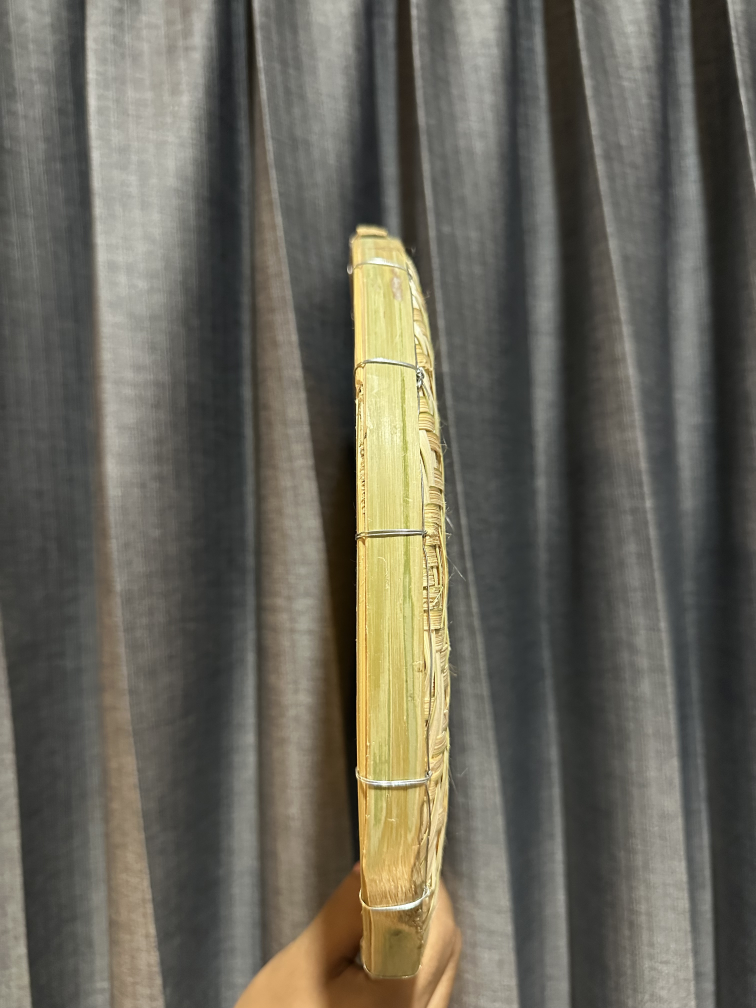
#> input picture images/view_001.jpg, 3024 x 4032 px (shown at 1/4 size); its folder holds only this picture in this run
$ python remove_hands_background.py
#> lines starting #> are read from the running program, lines starting #| are printed output that depends on the picture; after the words box and inside, x2 and y2 are one past the last pixel; in counts of white or black regions, pixels touching at a corner belong together
"""Prepare every source image for masked COLMAP reconstruction.

Images are collected recursively from images/, including images/new_images/.
Masked PNGs and matching binary masks are written to the directories consumed
by run_colmap.py.
"""
import argparse
import shutil
from pathlib import Path

import cv2
import numpy as np


ROOT = Path(__file__).resolve().parent


# [6 lines left out: function largest_component, not called in this run]


def components_near_bottom(mask):
    """Keep skin-colored components connected to the lower image region."""
    count, labels, stats, _ = cv2.connectedComponentsWithStats(mask, 8)
    result = np.zeros_like(mask)
    height, width = mask.shape
    for label in range(1, count):
        x, y, w, h, area = stats[label]
        touches_lower_region = y + h >= height * 0.78
        large_enough = area >= height * width * 0.00015
        if touches_lower_region and large_enough:
            result[labels == label] = 255
    return result


def detect_tray_rim(image):
    """Detect a closed tray rim from grayscale Canny edges, without circles."""
    height, width = image.shape[:2]
    scale = min(1.0, 1000 / max(height, width))
    detection = cv2.resize(image, None, fx=scale, fy=scale)
    gray = cv2.cvtColor(detection, cv2.COLOR_BGR2GRAY)
    gray = cv2.medianBlur(gray, 9)
    image_center = np.array([detection.shape[1] / 2, detection.shape[0] / 2])
    image_area = detection.shape[0] * detection.shape[1]
    min_area = image_area * 0.003
    max_area = image_area * 0.90
    candidates = []

    # Several closing sizes handle both a broad frontal rim and a thin edge-on
    # rim while keeping the geometry entirely edge-driven.
    for low, high, kernel_size in ((35, 105, 9), (45, 130, 17), (60, 160, 25)):
        edges = cv2.Canny(gray, low, high)
        close_kernel = cv2.getStructuringElement(
            cv2.MORPH_ELLIPSE, (kernel_size, kernel_size)
        )
        closed = cv2.morphologyEx(edges, cv2.MORPH_CLOSE, close_kernel, iterations=2)
        contours, _ = cv2.findContours(
            closed, cv2.RETR_LIST, cv2.CHAIN_APPROX_NONE
        )
        for contour in contours:
            area = cv2.contourArea(contour)
            if len(contour) < 20 or not min_area <= area <= max_area:
                continue
            x, y, w, h = cv2.boundingRect(contour)
            if w < detection.shape[1] * 0.10 or h < detection.shape[0] * 0.02:
                continue
            center = np.array([x + w / 2, y + h / 2])
            distance = np.linalg.norm(center - image_center)
            if distance > max(detection.shape) * 0.60:
                continue
            perimeter = cv2.arcLength(contour, True)
            if perimeter <= 0:
                continue
            compactness = 4 * np.pi * area / (perimeter * perimeter)
            centrality = 1.0 - distance / (max(detection.shape) * 0.60)
            touches_border = (
                x == 0 or y == 0
                or x + w >= detection.shape[1]
                or y + h >= detection.shape[0]
            )
            border_weight = 0.25 if touches_border else 1.0
            edge_support = cv2.mean(edges, mask=cv2.drawContours(
                np.zeros_like(edges), [contour], -1, 255, 2
            ))[0] / 255
            score = (
                area * (0.5 + 0.5 * centrality)
                * (0.3 + compactness) * (0.5 + edge_support)
                * border_weight
            )
            candidates.append((score, contour))

    if not candidates:
        raise ValueError("closed tray rim was not detected by Canny")
    contour = max(candidates, key=lambda candidate: candidate[0])[1]
    hull = cv2.convexHull(contour).astype(np.float32) / scale
    return np.rint(hull).astype(np.int32)


def create_tray_mask(image):
    """Return an 8-bit mask: tray=255, hand/background=0."""
    height, width = image.shape[:2]
    hsv = cv2.cvtColor(image, cv2.COLOR_BGR2HSV)
    ycrcb = cv2.cvtColor(image, cv2.COLOR_BGR2YCrCb)

    # Fill the actual Canny rim contour. No ellipse or tray-angle estimate is used.
    outline = np.zeros((height, width), np.uint8)
    rim = detect_tray_rim(image)
    cv2.drawContours(outline, [rim], -1, 255, -1, cv2.LINE_AA)

    # Standard skin-color tests in both YCrCb and HSV. Restrict removal to skin
    # components that reach the lower part of the image to avoid deleting bamboo.
    skin_ycc = cv2.inRange(ycrcb, (35, 132, 72), (255, 180, 135))
    skin_hsv = cv2.inRange(hsv, (0, 35, 45), (22, 230, 255))
    skin = cv2.bitwise_and(skin_ycc, skin_hsv)
    skin = cv2.morphologyEx(
        skin, cv2.MORPH_OPEN, np.ones((5, 5), np.uint8), iterations=1
    )
    skin = cv2.morphologyEx(
        skin, cv2.MORPH_CLOSE, np.ones((19, 19), np.uint8), iterations=2
    )
    # Bamboo and skin overlap strongly in color. Only permit hand removal in the
    # lower section where hands enter the detected tray boundary; otherwise the
    # woven bamboo can incorrectly become one large "skin" component.
    ox, oy, ow, oh = cv2.boundingRect(outline)
    hand_zone = np.zeros_like(skin)
    hand_zone[int(oy + 0.68 * oh): min(height, oy + oh), :] = 255
    skin = cv2.bitwise_and(skin, hand_zone)
    skin = components_near_bottom(skin)
    skin = cv2.dilate(skin, np.ones((11, 11), np.uint8), iterations=1)

    mask = cv2.bitwise_and(outline, cv2.bitwise_not(skin))
    # Preserve a hard mask for mesh/photogrammetry; no inpainting is performed.
    return np.where(mask >= 128, 255, 0).astype(np.uint8)


def process(source, source_root, output_dir, mask_dir):
    image = cv2.imread(str(source), cv2.IMREAD_COLOR)
    if image is None:
        raise ValueError("image could not be read")
    mask = create_tray_mask(image)
    rgba = cv2.cvtColor(image, cv2.COLOR_BGR2BGRA)
    rgba[:, :, 3] = mask
    rgba[mask == 0, :3] = 0
    relative = source.relative_to(source_root).with_suffix(".png")
    output = output_dir / relative
    mask_output = mask_dir / relative
    output.parent.mkdir(parents=True, exist_ok=True)
    mask_output.parent.mkdir(parents=True, exist_ok=True)
    if not cv2.imwrite(str(output), rgba):
        raise OSError(f"could not write {output}")
    if not cv2.imwrite(str(mask_output), mask):
        raise OSError(f"could not write {mask_output}")
    return output, mask_output


def main():
    parser = argparse.ArgumentParser()
    parser.add_argument("--input", type=Path, default=ROOT / "images")
    parser.add_argument("--output", type=Path,
                        default=ROOT / "images" / "colmap_images")
    parser.add_argument("--masks", type=Path,
                        default=ROOT / "masks" / "colmap_images")
    args = parser.parse_args()
    source_dir = args.input.resolve()
    output_dir, mask_dir = args.output.resolve(), args.masks.resolve()
    excluded_roots = {output_dir, ROOT / "images" / "new_images_masked"}
    files = sorted(
        path for path in source_dir.rglob("*")
        if path.is_file()
        and path.suffix.lower() in {".jpg", ".jpeg", ".png"}
        and not any(excluded in path.parents for excluded in excluded_roots)
    ) if source_dir.is_dir() else []
    if not files:
        raise SystemExit(f"No JPG or PNG images found in: {source_dir}")

    # Prevent failed reruns from leaving stale images or masks for COLMAP.
    if output_dir.exists():
        shutil.rmtree(output_dir)
    if mask_dir.exists():
        shutil.rmtree(mask_dir)
    output_dir.mkdir(parents=True, exist_ok=True)
    mask_dir.mkdir(parents=True, exist_ok=True)
    failures = []
    for index, source in enumerate(files, 1):
        try:
            output, _ = process(source, source_dir, output_dir, mask_dir)
#> in process, image is the input picture: shape (4032, 3024, 3); mean B, G, R 89.7, 101.2, 104.3
#> the loop in detect_tray_rim, `for low, high, kernel_size in ((35, 105, 9), (45, 130, 17), (60, 160, ..` made 3 passes
#> pass 1, in detect_tray_rim, `edges = cv2.Canny(gray, low, high)`:
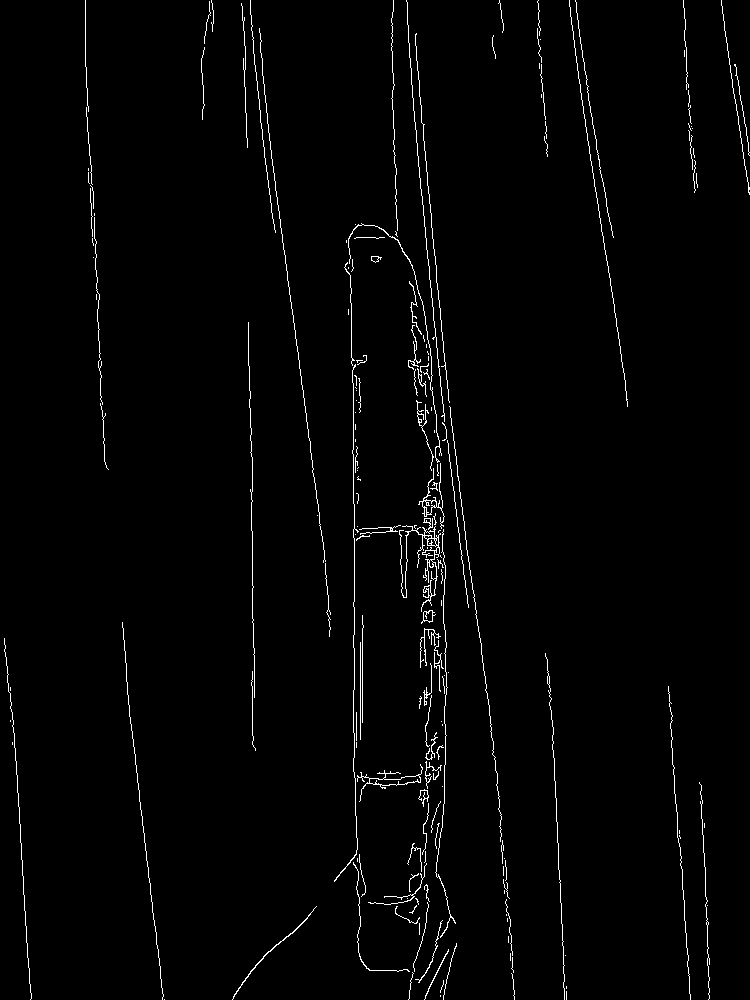
#> edges: shape (1000, 750); 1.7% white in thin lines or dots
#> after the loop in detect_tray_rim, `for low, high, kernel_size in ((35, 105, 9), (45, 130, 17), (60, 160, ..`:
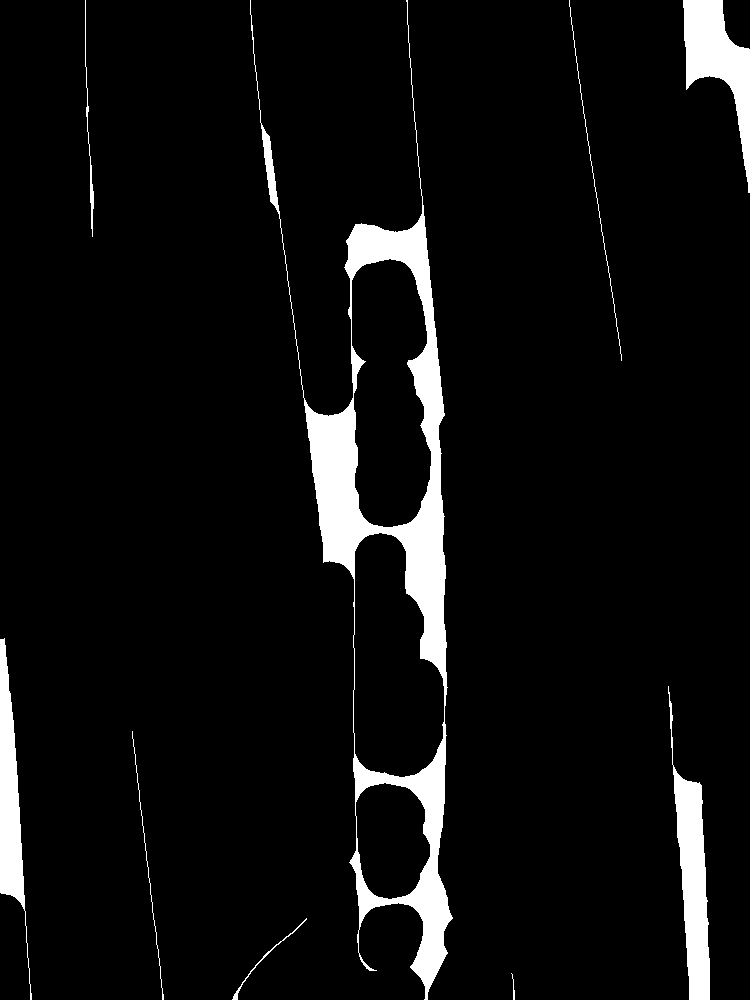
#> closed: shape (1000, 750); 6% white; 9 white regions, largest, box (x1, y1, x2, y2) and area: (250, 0, 453, 1000) 28701, (668, 686, 710, 1000) 5453, (683, 0, 750, 193) 5225
#> after the loop in detect_tray_rim, `for low, high, kernel_size in ((35, 105, 9), (45, 130, 17), (60, 160, ..`:
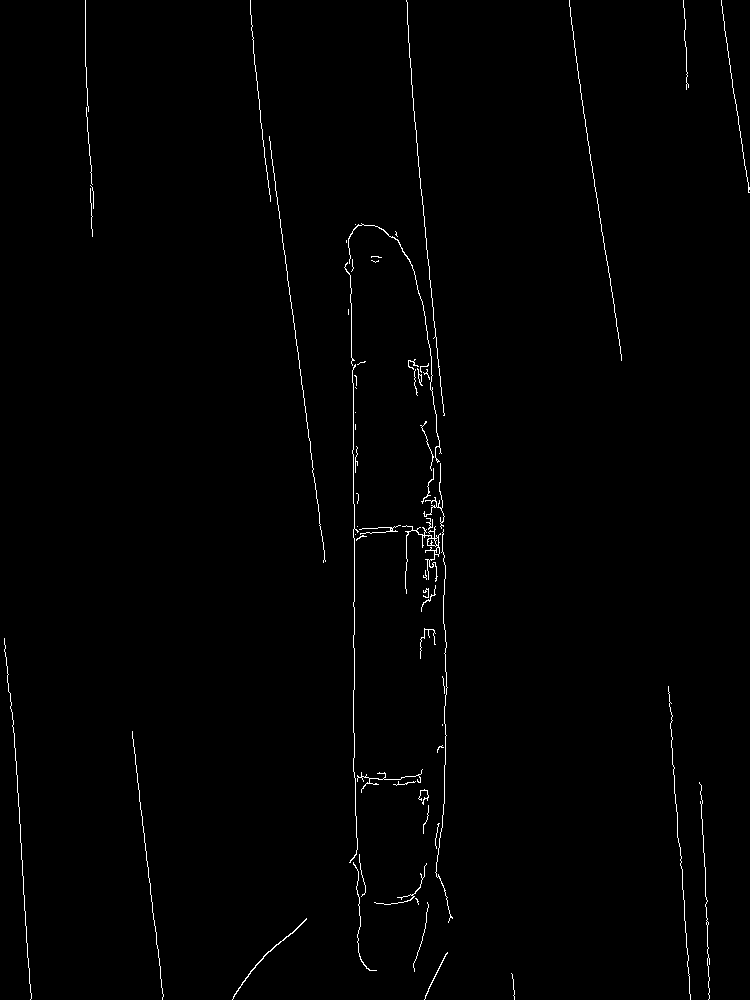
#> edges: shape (1000, 750); 0.89% white in thin lines or dots
#> after the loop in detect_tray_rim, `for low, high, kernel_size in ((35, 105, 9), (45, 130, 17), (60, 160, ..`: candidates = 11 items
#> in detect_tray_rim, `contour = max(candidates, key=lambda candidate: candidate[0])[1]`: contour = contour of 564 points, box (x1, y1, x2, y2) (353, 532, 445, 778), area 16944
#> in detect_tray_rim, `hull = cv2.convexHull(contour).astype(np.float32) / scale`: hull = 28 rows, first 8: [1528.1, 2145], [1536.2, 2145], [1576.5, 2153.1], [1592.6, 2161.2], [1620.9, 2189.4], [1637, 2221.6], [1786.2, 2733.7], [1790.2, 2766]
#> in create_tray_mask, `rim = detect_tray_rim(image)`: rim = contour of 28 points, box (x1, y1, x2, y2) (1423, 2145, 1791, 3134), area 291930
#> in create_tray_mask, `skin = cv2.morphologyEx( skin, cv2.MORPH_CLOSE, np.ones((19, 19), np.u..`:
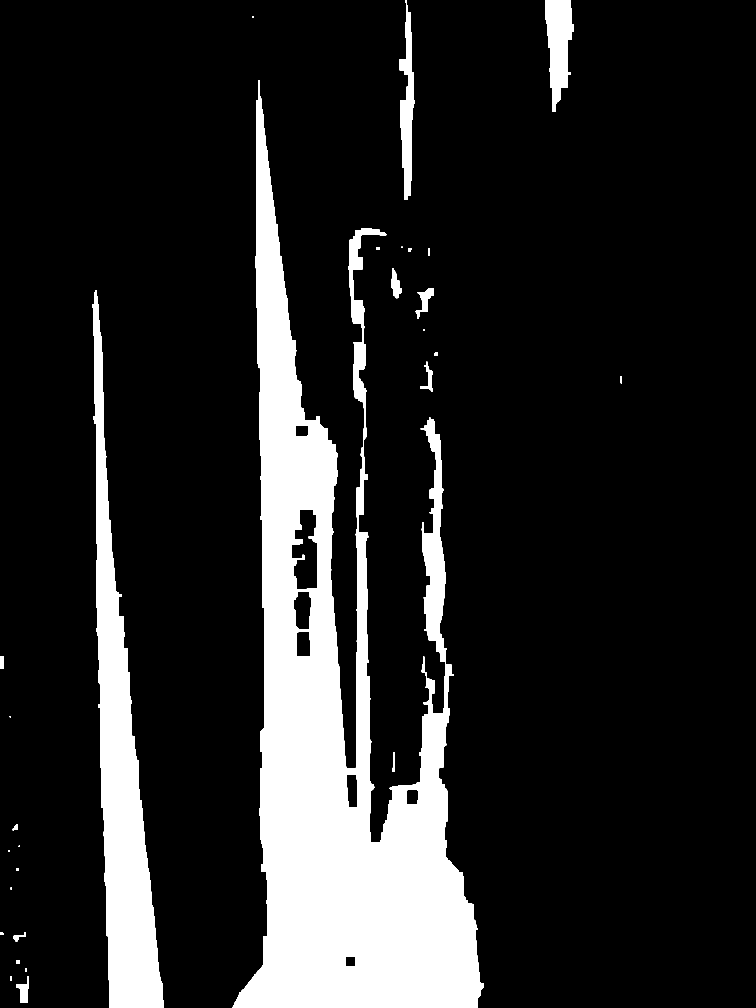
#> skin: shape (4032, 3024) (shown at 1/4 size); 14.5% white; 29 white regions, largest, box (x1, y1, x2, y2) and area: (930, 320, 1936, 4032) 1386517, (369, 1160, 654, 4032) 308132, (2182, 0, 2294, 448) 33138
#> in create_tray_mask, `ox, oy, ow, oh = cv2.boundingRect(outline)`: ox = 1422; oy = 2144; ow = 370; oh = 991
#> in create_tray_mask, `skin = cv2.bitwise_and(skin, hand_zone)`:
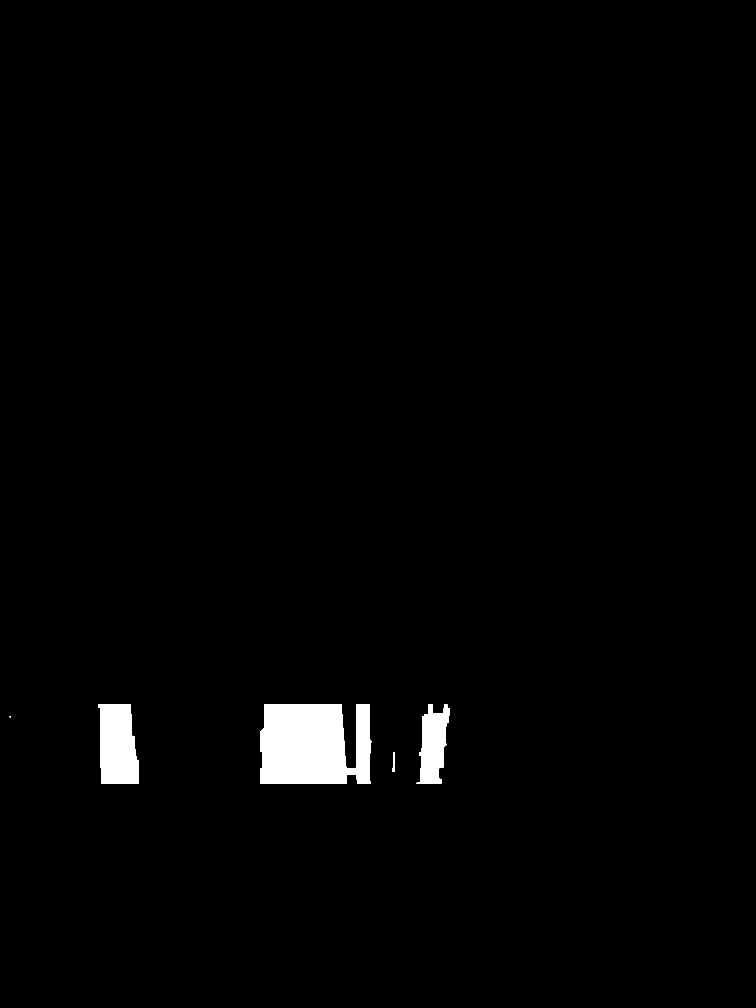
#> skin: shape (4032, 3024) (shown at 1/4 size); 1.6% white; 5 white regions, box (x1, y1, x2, y2) and area: (1040, 2817, 1485, 3135) 122871, (394, 2817, 556, 3135) 43948, (1665, 2817, 1799, 3135) 26845, (1569, 3008, 1580, 3088) 608, (39, 2864, 44, 2869) 25
#> in components_near_bottom, `count, labels, stats, _ = cv2.connectedComponentsWithStats(mask, 8)`: count = 6; stats = [[0, 0, 3024, 4032, 11998471], [394, 2817, 162, 318, 43948], [1040, 2817, 445, 318, 122871], [1665, 2817, 134, 318, 26845], [39, 2864, 5, 5, 25], [1569, 3008, 11, 80, 608]]
#> the loop in components_near_bottom, `for label in range(1, count):` made 5 passes
#> in process, `rgba[mask == 0, :3] = 0`:
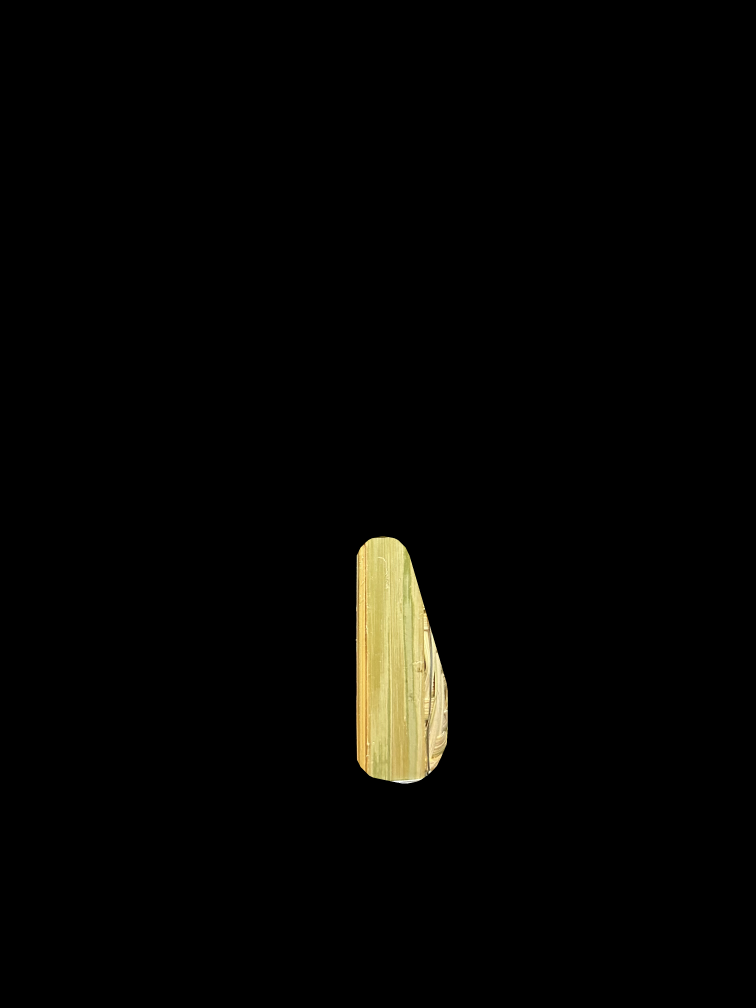
#> rgba: shape (4032, 3024, 4) (shown at 1/4 size); mean B, G, R, A 2.8, 4.7, 5.1, 6.1
            print(f"[{index}/{len(files)}] {source.relative_to(source_dir)} -> {output.relative_to(output_dir)}")
        except Exception as error:
            failures.append((source.name, str(error)))
            print(f"[{index}/{len(files)}] SKIPPED {source.name}: {error}")

    print(f"\nProcessed: {len(files) - len(failures)}")
    print(f"Masked images: {output_dir}")
    print(f"Binary masks: {mask_dir}")
    if failures:
        raise SystemExit(f"Failed: {len(failures)} image(s)")


if __name__ == "__main__":
    main()
